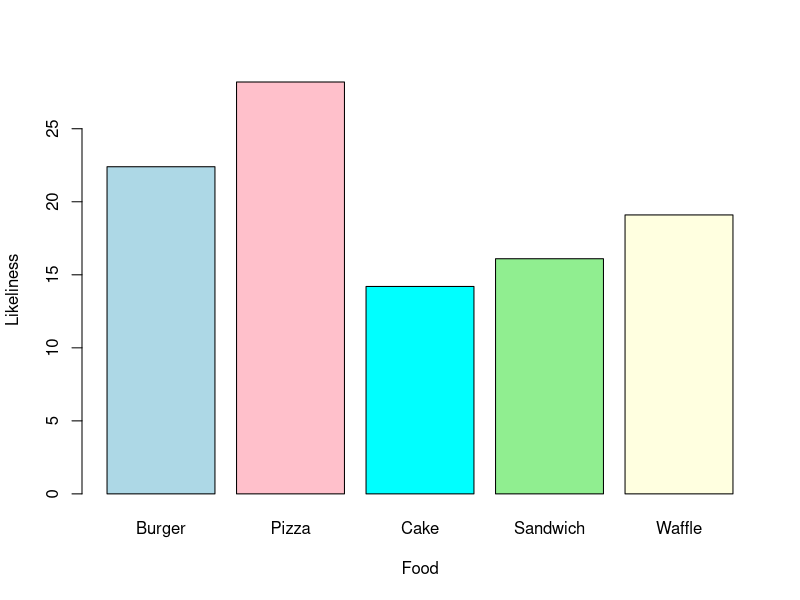

The R source for this figure:
dataQuantity = c(22.4, 28.2, 14.2, 16.1, 19.1)
dataSet = c("Burger", "Pizza", "Cake", "Sandwich", "Waffle")
title = "Favorite Food"
colorPallete = c("lightblue","pink","cyan","lightgreen","lightyellow")

png(file = "foodBar.jpg")

barplot(dataQuantity, names.arg = dataSet, xlab = "Food", ylab = "Likeliness", col=colorPallete)

dev.off()